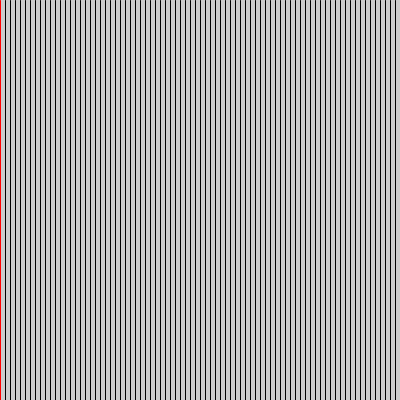
Frame 1 (no input)
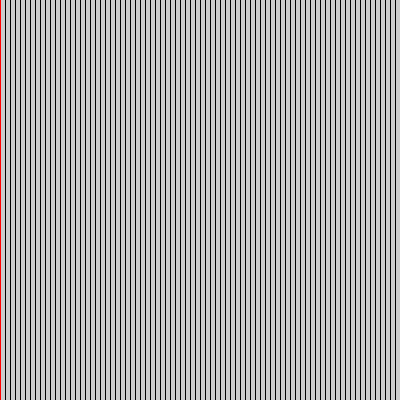
Frame 60 (the mouse pressed at the canvas centre just before this capture)
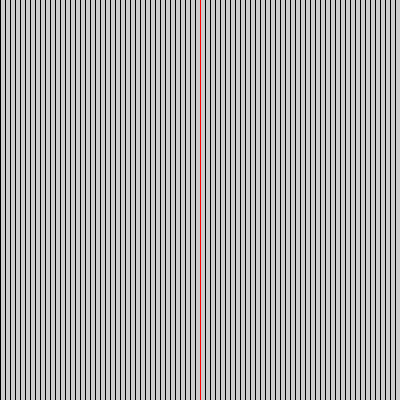
Frame 120 (the mouse held since frame 60 and released just before this capture)

The Processing sketch that drew these frames (run headless with seeded random() and noise(); from frame 60 on, the mouse is pressed at the canvas centre):

// Processing sketch: sketch_06_Esercizio3_5
// ── sketch_06_Esercizio3_5.pde
void setup()
{
  //dimensione foglio
  size(400, 400);
}

void draw()
{
  int mx = mouseX;
  //contatore pixel
  int x = 0; 

  //crea linee
  for (int i = 0; i<80; i++)
  {
    //if (mx - x <= 2 && x - mx <= 2)
    if (abs(mx - x) <= 2)
    {
      stroke(255, 0, 0);
    } 
    else
    {
      stroke(0);
    }
    line(x, 0, x, height);
    x+=5;
  }
}
